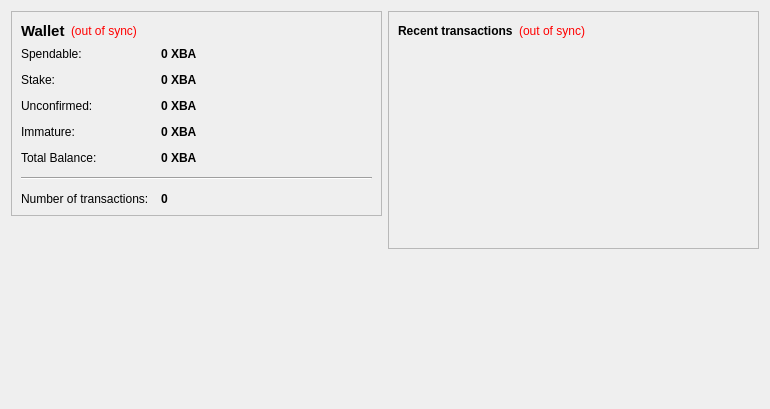
<?xml version="1.0" encoding="UTF-8"?>
<ui version="4.0">
 <class>OverviewPage</class>
 <widget class="QWidget" name="OverviewPage">
  <property name="geometry">
   <rect>
    <x>0</x>
    <y>0</y>
    <width>770</width>
    <height>409</height>
   </rect>
  </property>
  <property name="windowTitle">
   <string>Form</string>
  </property>
  <layout class="QHBoxLayout" name="horizontalLayout" stretch="1,1">
   <item>
    <layout class="QVBoxLayout" name="verticalLayout_2">
     <item>
      <widget class="QFrame" name="frame">
       <property name="frameShape">
        <enum>QFrame::StyledPanel</enum>
       </property>
       <property name="frameShadow">
        <enum>QFrame::Raised</enum>
       </property>
       <layout class="QVBoxLayout" name="verticalLayout_4">
        <item>
         <layout class="QHBoxLayout" name="horizontalLayout_4">
          <item>
           <widget class="QLabel" name="label_5">
            <property name="font">
             <font>
              <pointsize>11</pointsize>
              <weight>75</weight>
              <bold>true</bold>
             </font>
            </property>
            <property name="text">
             <string>Wallet</string>
            </property>
           </widget>
          </item>
          <item>
           <widget class="QLabel" name="labelWalletStatus">
            <property name="toolTip">
             <string>The displayed information may be out of date. Your wallet automatically synchronizes with the FlyCoin network after a connection is established, but this process has not completed yet.</string>
            </property>
            <property name="styleSheet">
             <string notr="true">QLabel { color: red; }</string>
            </property>
            <property name="text">
             <string notr="true">(out of sync)</string>
            </property>
            <property name="alignment">
             <set>Qt::AlignLeading|Qt::AlignLeft|Qt::AlignVCenter</set>
            </property>
           </widget>
          </item>
          <item>
           <spacer name="horizontalSpacer_2">
            <property name="orientation">
             <enum>Qt::Horizontal</enum>
            </property>
            <property name="sizeHint" stdset="0">
             <size>
              <width>40</width>
              <height>20</height>
             </size>
            </property>
           </spacer>
          </item>
         </layout>
        </item>
        <item>
         <layout class="QFormLayout" name="formLayout_2">
          <property name="fieldGrowthPolicy">
           <enum>QFormLayout::AllNonFixedFieldsGrow</enum>
          </property>
          <property name="horizontalSpacing">
           <number>12</number>
          </property>
          <property name="verticalSpacing">
           <number>12</number>
          </property>
          <item row="0" column="0">
           <widget class="QLabel" name="label">
            <property name="text">
             <string>Spendable:</string>
            </property>
           </widget>
          </item>
          <item row="0" column="1">
           <widget class="QLabel" name="labelBalance">
            <property name="font">
             <font>
              <weight>75</weight>
              <bold>true</bold>
             </font>
            </property>
            <property name="cursor">
             <cursorShape>IBeamCursor</cursorShape>
            </property>
            <property name="toolTip">
             <string>Your current spendable balance</string>
            </property>
            <property name="text">
             <string notr="true">0 XBA</string>
            </property>
            <property name="textInteractionFlags">
             <set>Qt::LinksAccessibleByMouse|Qt::TextSelectableByKeyboard|Qt::TextSelectableByMouse</set>
            </property>
           </widget>
          </item>
          <item row="1" column="0">
           <widget class="QLabel" name="label_6">
            <property name="text">
             <string>Stake:</string>
            </property>
           </widget>
          </item>
          <item row="1" column="1">
           <widget class="QLabel" name="labelStake">
            <property name="font">
             <font>
              <weight>75</weight>
              <bold>true</bold>
             </font>
            </property>
            <property name="cursor">
             <cursorShape>IBeamCursor</cursorShape>
            </property>
            <property name="toolTip">
             <string>Total of coins that was staked, and do not yet count toward the current balance</string>
            </property>
            <property name="text">
             <string notr="true">0 XBA</string>
            </property>
            <property name="textInteractionFlags">
             <set>Qt::LinksAccessibleByMouse|Qt::TextSelectableByKeyboard|Qt::TextSelectableByMouse</set>
            </property>
           </widget>
          </item>
          <item row="2" column="0">
           <widget class="QLabel" name="label_3">
            <property name="text">
             <string>Unconfirmed:</string>
            </property>
           </widget>
          </item>
          <item row="2" column="1">
           <widget class="QLabel" name="labelUnconfirmed">
            <property name="font">
             <font>
              <weight>75</weight>
              <bold>true</bold>
             </font>
            </property>
            <property name="cursor">
             <cursorShape>IBeamCursor</cursorShape>
            </property>
            <property name="toolTip">
             <string>Total of transactions that have yet to be confirmed, and do not yet count toward the current balance</string>
            </property>
            <property name="text">
             <string notr="true">0 XBA</string>
            </property>
            <property name="textInteractionFlags">
             <set>Qt::LinksAccessibleByMouse|Qt::TextSelectableByKeyboard|Qt::TextSelectableByMouse</set>
            </property>
           </widget>
          </item>
          <item row="3" column="0">
           <widget class="QLabel" name="labelImmatureText">
            <property name="text">
             <string>Immature:</string>
            </property>
           </widget>
          </item>
          <item row="3" column="1">
           <widget class="QLabel" name="labelImmature">
            <property name="font">
             <font>
              <weight>75</weight>
              <bold>true</bold>
             </font>
            </property>
            <property name="toolTip">
             <string>Mined balance that has not yet matured</string>
            </property>
            <property name="text">
             <string notr="true">0 XBA</string>
            </property>
            <property name="textInteractionFlags">
             <set>Qt::LinksAccessibleByMouse|Qt::TextSelectableByKeyboard|Qt::TextSelectableByMouse</set>
            </property>
           </widget>
          </item>
          <item row="4" column="0">
           <widget class="QLabel" name="labelTotalText">
            <property name="text">
             <string>Total Balance:</string>
            </property>
           </widget>
          </item>
          <item row="4" column="1">
           <widget class="QLabel" name="labelTotal">
            <property name="font">
             <font>
              <weight>75</weight>
              <bold>true</bold>
             </font>
            </property>
            <property name="toolTip">
             <string>Total Stake and Spendable balance</string>
            </property>
            <property name="text">
             <string notr="true">0 XBA</string>
            </property>
            <property name="textInteractionFlags">
             <set>Qt::LinksAccessibleByMouse|Qt::TextSelectableByKeyboard|Qt::TextSelectableByMouse</set>
            </property>
           </widget>
          </item>
          <item row="5" column="0" colspan="2">
           <widget class="Line" name="line">
            <property name="orientation">
             <enum>Qt::Horizontal</enum>
            </property>
           </widget>
          </item>
          <item row="6" column="0">
           <widget class="QLabel" name="labelTotalText">
            <property name="text">
             <string>Number of transactions:</string>
            </property>
           </widget>
          </item>
          <item row="6" column="1">
           <widget class="QLabel" name="labelNumTransactions">
            <property name="font">
             <font>
              <weight>75</weight>
              <bold>true</bold>
             </font>
            </property>
            <property name="cursor">
             <cursorShape>IBeamCursor</cursorShape>
            </property>
            <property name="toolTip">
             <string>Total number of transactions in wallet</string>
            </property>
            <property name="text">
             <string notr="true">0</string>
            </property>
            <property name="textInteractionFlags">
             <set>Qt::LinksAccessibleByMouse|Qt::TextSelectableByKeyboard|Qt::TextSelectableByMouse</set>
            </property>
           </widget>
          </item>
         </layout>
        </item>
       </layout>
      </widget>
     </item>
     <item>
      <spacer name="verticalSpacer">
       <property name="orientation">
        <enum>Qt::Vertical</enum>
       </property>
       <property name="sizeHint" stdset="0">
        <size>
         <width>20</width>
         <height>40</height>
        </size>
       </property>
      </spacer>
     </item>
     <item>
      <widget class="QLabel" name="label_2">
       <property name="autoFillBackground">
        <bool>false</bool>
       </property>
       <property name="text">
        <string/>
       </property>
       <property name="pixmap">
        <pixmap resource="../bitcoin.qrc">:/icons/coinbg</pixmap>
       </property>
       <property name="scaledContents">
        <bool>false</bool>
       </property>
       <property name="margin">
        <number>0</number>
       </property>
      </widget>
     </item>
    </layout>
   </item>
   <item>
    <layout class="QVBoxLayout" name="verticalLayout_3">
     <item>
      <widget class="QFrame" name="frame_2">
       <property name="frameShape">
        <enum>QFrame::StyledPanel</enum>
       </property>
       <property name="frameShadow">
        <enum>QFrame::Raised</enum>
       </property>
       <layout class="QVBoxLayout" name="verticalLayout">
        <item>
         <layout class="QHBoxLayout" name="horizontalLayout_2">
          <item>
           <widget class="QLabel" name="label_4">
            <property name="text">
             <string>&lt;b&gt;Recent transactions&lt;/b&gt;</string>
            </property>
           </widget>
          </item>
          <item>
           <widget class="QLabel" name="labelTransactionsStatus">
            <property name="toolTip">
             <string>The displayed information may be out of date. Your wallet automatically synchronizes with the FlyCoin network after a connection is established, but this process has not completed yet.</string>
            </property>
            <property name="styleSheet">
             <string notr="true">QLabel { color: red; }</string>
            </property>
            <property name="text">
             <string notr="true">(out of sync)</string>
            </property>
            <property name="alignment">
             <set>Qt::AlignRight|Qt::AlignTrailing|Qt::AlignVCenter</set>
            </property>
           </widget>
          </item>
          <item>
           <spacer name="horizontalSpacer">
            <property name="orientation">
             <enum>Qt::Horizontal</enum>
            </property>
            <property name="sizeHint" stdset="0">
             <size>
              <width>40</width>
              <height>20</height>
             </size>
            </property>
           </spacer>
          </item>
         </layout>
        </item>
        <item>
         <widget class="QListView" name="listTransactions">
          <property name="styleSheet">
           <string notr="true">QListView { background: transparent; }</string>
          </property>
          <property name="frameShape">
           <enum>QFrame::NoFrame</enum>
          </property>
          <property name="verticalScrollBarPolicy">
           <enum>Qt::ScrollBarAlwaysOff</enum>
          </property>
          <property name="horizontalScrollBarPolicy">
           <enum>Qt::ScrollBarAlwaysOff</enum>
          </property>
          <property name="selectionMode">
           <enum>QAbstractItemView::NoSelection</enum>
          </property>
         </widget>
        </item>
       </layout>
      </widget>
     </item>
     <item>
      <spacer name="verticalSpacer_2">
       <property name="orientation">
        <enum>Qt::Vertical</enum>
       </property>
       <property name="sizeHint" stdset="0">
        <size>
         <width>20</width>
         <height>40</height>
        </size>
       </property>
      </spacer>
     </item>
    </layout>
   </item>
  </layout>
 </widget>
 <resources>
  <include location="../bitcoin.qrc"/>
 </resources>
 <connections/>
</ui>
